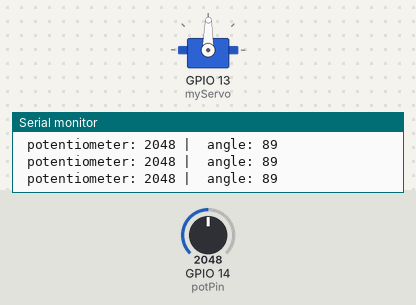
Bench run of a sketch on a simulated ESP32. Parts: servo, the last lines printed to the serial monitor. The inputs (shaded band) are chosen by the test bench; at power-on: GPIO 14 (potPin) = 2048.

Above: at 1.2 s.
1.3 s: GPIO 14 (potPin) set to 2866
At 2.0 s:
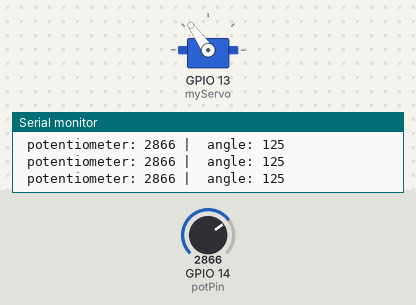
2.8 s: GPIO 14 (potPin) set to 3603
At 3.3 s:
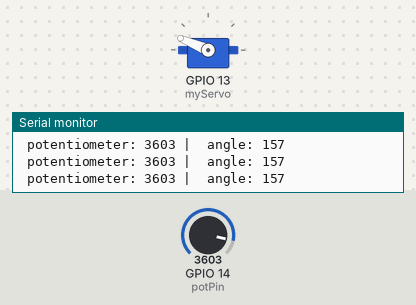
4.3 s: GPIO 14 (potPin) set to 4095
At 4.6 s:
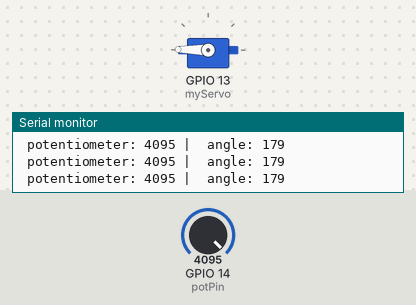
5.8 s: GPIO 14 (potPin) set to 1228
At 7.0 s:
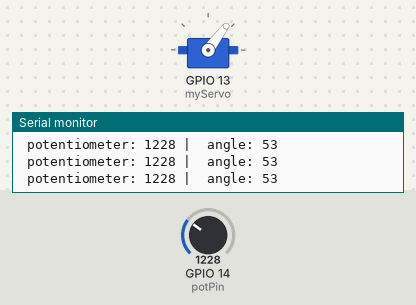
7.3 s: GPIO 14 (potPin) set to 491
At 7.8 s:
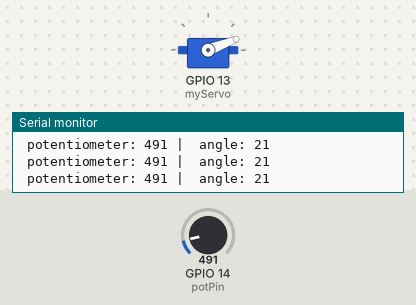
8.8 s: GPIO 14 (potPin) set to 2047
At 10.2 s:
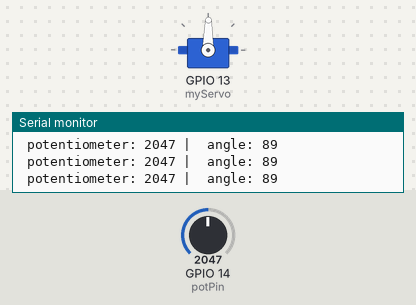
Timing chart, 0 to 11.3 s (numbered marks = the images above; inputs shaded):
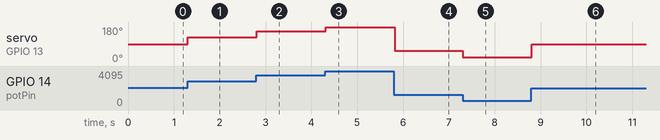

Measured:
- after the input at 1.3 s, servo on GPIO 13 (myServo): 89° → 125° at once
- after the input at 2.8 s, servo on GPIO 13 (myServo): 125° → 157° at once
- after the input at 4.3 s, servo on GPIO 13 (myServo): 157° → 179° at once
- after the input at 5.8 s, servo on GPIO 13 (myServo): 179° → 53° at once
- after the input at 7.3 s, servo on GPIO 13 (myServo): 53° → 21° at once
- after the input at 8.8 s, servo on GPIO 13 (myServo): 21° → 89° at once

The sketch:

esp32cam_servo.ino
```cpp
#include <ESP32Servo.h>

Servo myServo;

int const potPin = 14;

int potentiometer;
int angle;

void setup() {
  Serial.begin(115200);

  myServo.attach(13);
}

void loop() {
  potentiometer = analogRead(potPin);
  Serial.printf(" potentiometer: %d | ", potentiometer);

  angle = map(potentiometer, 0, 4095, 0, 179);
  Serial.printf(" angle: %d\n", angle);

  myServo.write(angle);

  delay(15);
}
```
